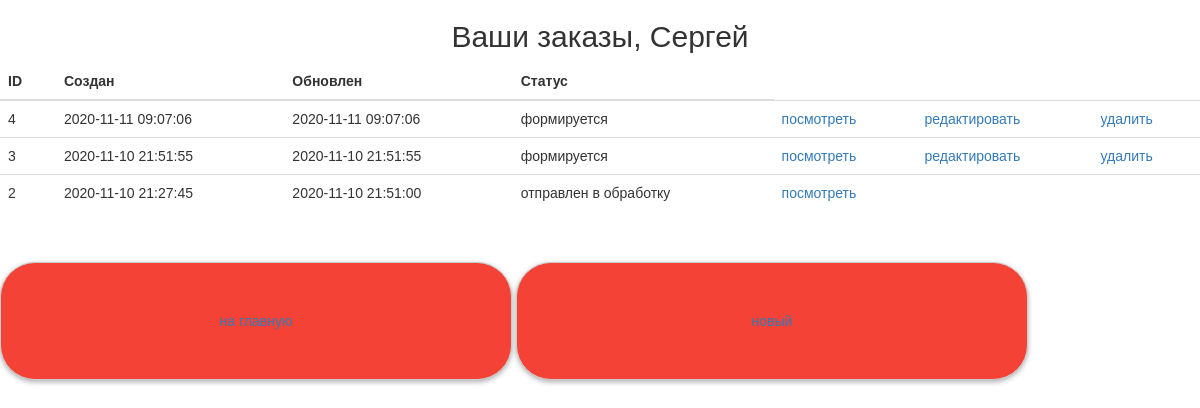
The app's page /order/ (signed in) with its own data.
### authapp/models.py (models this page shows, shortened)
class ShopUser(AbstractUser):
    avatar = models.ImageField(upload_to='users_avatars', blank=True)
    age = models.PositiveIntegerField(verbose_name = 'возраст', default=18)
    activation_key = models.CharField(max_length=128, blank=True)
    activation_key_expires = models.DateTimeField( default=(now() + timedelta(hours=48)))

### ordersapp/models.py (models this page shows, shortened)
class Order(models.Model):
    FORMING = 'FM'
    SENT_TO_PROCEED = 'STP'
    PROCEEDED = 'PRD'
    PAID = 'PD'
    READY = 'RDY'
    CANCEL = 'CNC'
    ORDER_STATUS_CHOICES = (
        (FORMING, 'формируется'),
        (SENT_TO_PROCEED, 'отправлен в обработку'),
        (PAID, 'оплачен'),
        (PROCEEDED, 'обрабатывается'),
        (READY, 'готов к выдаче'),
        (CANCEL, 'отменен'),
    )
    user = models.ForeignKey(settings.AUTH_USER_MODEL,
                             on_delete=models.CASCADE)
    created = models.DateTimeField(verbose_name='создан', auto_now_add=True)
    updated = models.DateTimeField(verbose_name='обновлен', auto_now=True)
    status = models.CharField(verbose_name='статус',
                              max_length=3,
                              choices=ORDER_STATUS_CHOICES,
                              default=FORMING)
    is_active = models.BooleanField(verbose_name='активен', default=True)
    class Meta:
        ordering = ('-created',)
        verbose_name = 'заказ'
        verbose_name_plural = 'заказы'

### ordersapp/views.py (the view)
class OrderList(ListView):
   model = Order
   def get_queryset(self):
       return Order.objects.filter(user=self.request.user)

### mainapp/context_processors.py (called while the page is built)
def basket(request):
   print(f'context processor basket works')
   basket = []
   if request.user.is_authenticated:
       basket = Basket.objects.filter(user=request.user)
   return {
       'basket': basket,
   }

### ordersapp/templates/ordersapp/order_list.html (shortened to what this page needs)
{% extends 'ordersapp/base.html' %}
{% load static %}
{% block content %}
   <div class="h2 text-center head">
       Ваши заказы,
       {% if user.first_name %}
           {{ user.first_name|title}}
       {% else %}
           Пользователь
       {% endif %}
   </div>
   <table class="table orders_list">
       <thead>
         <tr>
           <th>ID</th>
           <th>Создан</th>
           <th>Обновлен</th>
           <th>Статус</th>
         </tr>
       </thead>
       <tbody>
           {% for item in object_list %}
               {% if item.is_active %}
               <tr>
                   <td class="td1 orders_list">{{ item.pk }}</td>
                   <td>{{ item.created|date:"Y-m-d H:i:s" }}</td>
                   <td>{{ item.updated|date:"Y-m-d H:i:s" }}</td>
                   <td>{{ item.get_status_display }}</td>
                   <td>
                       <a href="{% url 'ordersapp:order_read' item.pk %}">
                           посмотреть
                       </a>
                   </td>
                   <td>
                       {% if item.status == 'FM' %}
                         <a href="{% url 'ordersapp:order_update' item.pk %}">
                           редактировать
                         </a>
                       {% endif %}
                   </td>
                   <td>
                       {% if item.status == 'FM' %}
                         <a href="{% url 'ordersapp:order_delete' item.pk %}">
                             удалить
                         </a>
                       {% endif %}
                   </td>
               </tr>
               {% endif %}
           {% endfor %}
       </tbody>
   </table>
   <button class="btn btn-default btn-round">
       <a href="{% url 'main' %}">
       </a>
   </button>
   <button class="btn btn-default btn-round">
       <a href="{% url 'ordersapp:order_create' %}">
       </a>
   </button>
{% endblock %}

### static/css/style.css (style rules this page uses)
* { margin: 0; padding: 0; box-sizing: content-box; }
body { font-family: 'Montserrat', sans-serif; }
.btn { margin: 31px auto 0; min-height: 70px; padding: 23px 155px; position: relative; width: 200px; -webkit-border-radius: 35px; -moz-border-radius: 35px; border-radius: 35px; background: #f44336; -webkit-box-shadow: 0 2px 4.85px 0.15px rgba(33, 33, 33, 0.35); -moz-box-shadow: 0 2px 4.85px 0.15px rgba(33, 33, 33, 0.35); box-shadow: 0 2px 4.85px 0.15px rgba(33, 33, 33, 0.35); }
table { width: 100%; }
td:first-child { width: 235px; }
.td1.orders_list { width: 40px; }

### records on screen
ShopUser: first_name "Сергей"
Order: pk "4", created "2020-11-11 09:07:06", updated "2020-11-11 09:07:06", status "формируется", shows "редактировать", shows "удалить"
Order: pk "3", created "2020-11-10 21:51:55", updated "2020-11-10 21:51:55", status "формируется", shows "редактировать", shows "удалить"
Order: pk "2", created "2020-11-10 21:27:45", updated "2020-11-10 21:51:00", status "отправлен в обработку"
